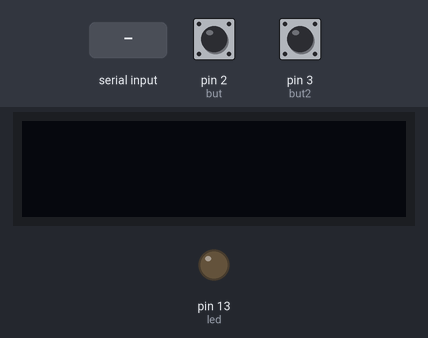
This sketch was run on a simulated Arduino Uno, built with avr-gcc and run on an emulated ATmega328P. Parts: 128×32 one-colour display, output pins drawn as LEDs (lit = HIGH). Inputs (shaded band) come from the test bench; at power-on: pin 2 (but) HIGH, pin 3 (but2) HIGH.

Above: at 1.2 s.
1.3 s: pin 2 (but) pulled LOW for 0.15 s
At 3.0 s:
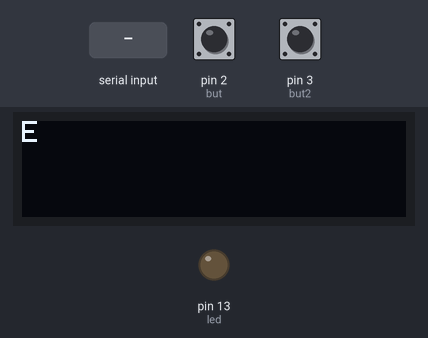
3.3 s: "1" received over the second serial link
At 4.1 s:
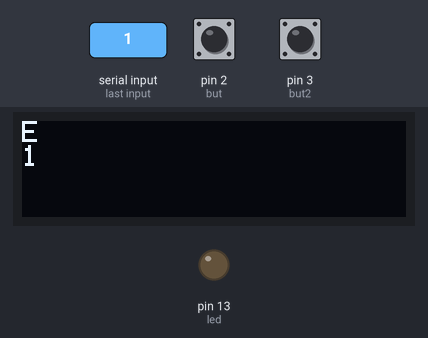
6.3 s: pin 3 (but2) pulled LOW for 1 s
At 7.7 s:
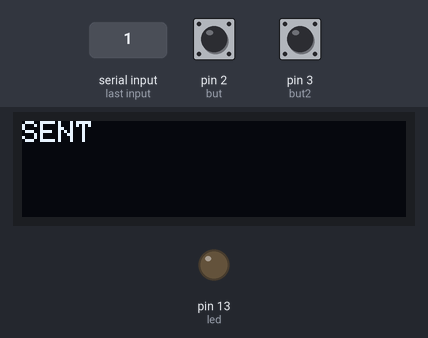
10.3 s: pin 2 (but) pulled LOW for 1 s
At 12.4 s:
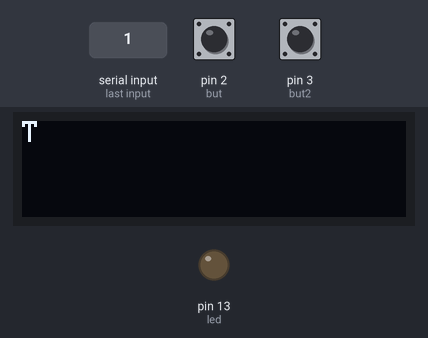
13.2 s: pin 2 (but) pulled LOW for 0.15 s
At 14.6 s:
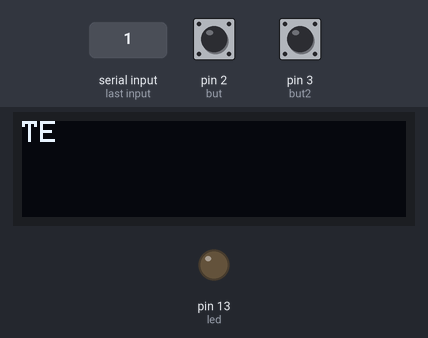
15.2 s: pin 2 (but) pulled LOW for 3.2 s
At 19.1 s:
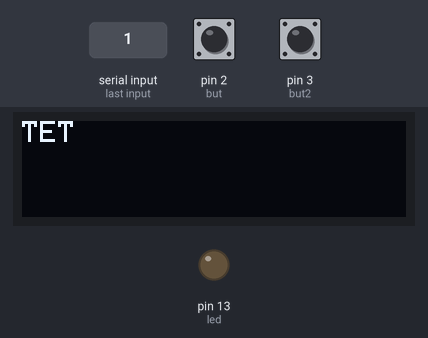
Timing chart, 0 to 20.6 s (numbered marks = the images above; inputs shaded):
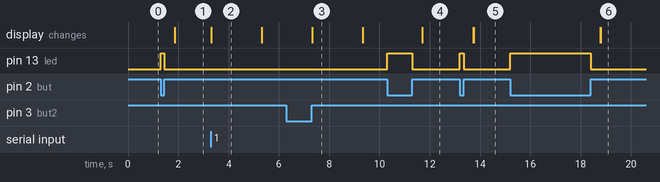

The sketch:

main.ino
```cpp
#include <Wire.h>
#include <Adafruit_GFX.h>
#include <Adafruit_SSD1306.h>
#include <SoftwareSerial.h>
SoftwareSerial BLE(10, 9);

#define SCREEN_WIDTH 128 // OLED display width, in pixels
#define SCREEN_HEIGHT 32 // OLED display height, in pixels

Adafruit_SSD1306 display(SCREEN_WIDTH, SCREEN_HEIGHT, &Wire, -1);

String code = "";
String sentence = "";
String holding_sentence = "";
String package = "";
const int but = 2;
const int but2 = 3;
const int led = 13;
const int led2= 12;
int lenght = 0;
unsigned long pres_len = 0, rel_time, pres_time = 0, old_time_len = 0, old_pres = 0, space = 0, startPressed = 0, endPressed = 0;
int unit_delay = 125;
int min_delay = 5;
int current = 0;
int row[] = { 8, 16, 24};
int char_counter = 0;
int cycle = 0;
int num_char = 15;

void setup() {
  Serial.begin(9600);
  BLE.begin(9600);
  pinMode(but, INPUT_PULLUP);
  pinMode(but2, INPUT_PULLUP);
  pinMode(led, OUTPUT);
  display.begin(SSD1306_SWITCHCAPVCC, 0x3C); // Address 0x3D for 128x64
  display.clearDisplay();
  display.setTextSize(1);
  display.setTextColor(WHITE);
  display.setCursor(0, 0);
}

void but2State() {
    startPressed = millis();
    while (digitalRead(but2) == LOW) {}
    endPressed = millis();
    if ((endPressed - startPressed) > 1000) {
      sendPackage();
    }else{
      delay(100);
      lenght = sentence.length();
      sentence.remove(lenght - 1);
      ClearDisplay();
      display.print(sentence);
      display.display();
      }
  }
String shiftTextOver(){
  holding_sentence = sentence.substring(current);
  current += 1;
  return holding_sentence;
}

void sendPackage() {
   BLE.print(sentence);
   ClearDisplay();
   display.print("SENT");
   display.display();
   delay(2000);
   sentence = "";
   holding_sentence = "";
   current = 0;
   display.clearDisplay();
   display.display();
}

void receivePackage(){
  while(BLE.available()){
    char_counter += 1;
    package = package + char(BLE.read());
  }
  cycle = round((char_counter/num_char) + 0.5);
  for(int i = 0; i != cycle; i++){
    display.setCursor(0, row[i]);
    display.print(package.substring(i*num_char, num_char+(i*num_char)));
  }
  display.display();
  delay(2000);
  cycle = 0;
  package = "";
  char_counter = 0;
  ClearDisplay();
}

char MakeString() {
  if (pres_len < (unit_delay*3) && pres_len > 25)
  {
    return '.';
  }
  else if (pres_len > (unit_delay*3))
  {
    return '-';
  }
}

void loop() {
label:
  while (digitalRead(but) == HIGH)
  {
    if(BLE.available()){
      receivePackage();
    }
    if (digitalRead(but2) == LOW)
    {
      but2State();
    }
  }
  old_pres = rel_time;
  pres_time = millis();
  digitalWrite(led, HIGH);
  while (digitalRead(but) == LOW) {}
  rel_time = millis();
  digitalWrite(led, LOW);
  pres_len = rel_time - pres_time;
  space = pres_time - old_pres;
  if (pres_len > min_delay)
  {
    code += MakeString();
  }
  while ((millis() - rel_time) < (unit_delay * 3))
  {
    if (digitalRead(but) == LOW)
    {
      goto label;
    }
  }

  Morse_decod();
}

void ClearDisplay() {
  display.clearDisplay();
  display.setCursor(0, 0);
  display.display();
}

void Morse_decod()
{
  static String morse[] = {".-", "-...", "-.-.", "-..", ".", "..-.", "--.", "....",
                             "..", ".---", "-.-", ".-..", "--", "-.", "---", ".--.", "--.-",
                             ".-.", "...", "-", "..-", "...-", ".--", "-..-", "-.--", "--..", "....."
                            };

int i = 0;
  while (morse[i] != "!")
  {
    if (morse[i] == code)
    {
      if (i == 26) {i = -33;} //Spaces = ASCII 32
      if (sentence.length() > 17){
        ClearDisplay();
        sentence += (char('A' + i));
        display.print(shiftTextOver());
        display.display();
        break;
      }
      else{
      ClearDisplay();
      sentence += (char('A' + i));
      display.print(sentence);
      display.display();
      break;
      }
    }
    i++;
  }
  code = "";
}
```

Measured:
- after the input at 1.3 s, pin 13 (led): LOW → HIGH at once, → LOW 0.15 s later; the display: changes after 0.55 s (image 1)
- after the input at 3.3 s, the display: changes at once (image 2)
- after the input at 6.3 s, the display: changes after 1.0 s (image 3)
- after the input at 10.3 s, pin 13 (led): LOW → HIGH at once, → LOW 1.0 s later; the display: changes after 1.4 s (image 4)
- after the input at 13.2 s, pin 13 (led): LOW → HIGH at once, → LOW 0.15 s later; the display: first changes after 0.54 s (image 5 shows a later state)
- after the input at 15.2 s, pin 13 (led): LOW → HIGH at once, → LOW 3.2 s later; the display: first changes after 3.6 s (image 6 shows a later state)
- what the display in image 2 shows lasts 2.0 s, from 3.3 s to 5.3 s
